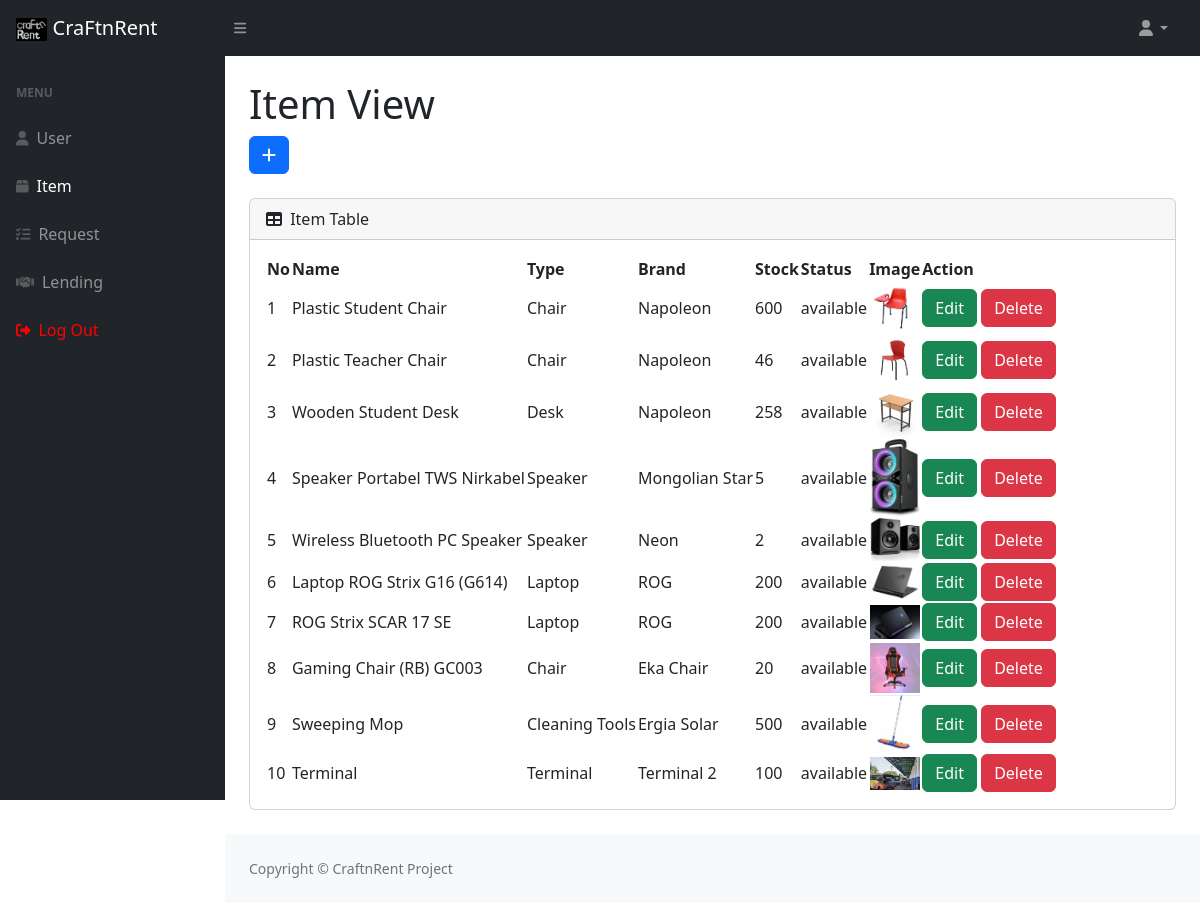
The page /barang.php (signed in) on the database its author committed.
### tables this page shows
CREATE TABLE `item` (
  `id` int(11) NOT NULL,
  `name` varchar(150) NOT NULL,
  `image` varchar(50) NOT NULL,
  `type` varchar(50) NOT NULL,
  `brand` varchar(50) NOT NULL,
  `stock` int(11) NOT NULL,
  `status` varchar(50) NOT NULL
);

### Web/barang.php (the view, shortened to what this page needs)
<?php
include 'layout/header.php';
include 'koneksi.php';
?>
<div id="layoutSidenav">
    <div id="layoutSidenav_nav">
        <nav class="sb-sidenav accordion sb-sidenav-dark" id="sidenavAccordion">
            <div class="sb-sidenav-menu">
                <div class="nav">
                    <div class="sb-sidenav-menu-heading">MENU</div>
                    <a class="nav-link" href="user.php">
                        <div class="sb-nav-link-icon"><i class="fas fa-user"></i></div>
                        User
                    </a>
                    <a class="nav-link nav-link-white" href="barang.php">
                        <div class="sb-nav-link-icon"><i class="fas fa-box"></i></div>
                        Item
                    </a>
                    <a class="nav-link" href="request.php">
                        <div class="sb-nav-link-icon"><i class="fas fa-tasks"></i></div>
                        Request
                    </a>
                    <a class="nav-link" href="lending.php">
                        <div class="sb-nav-link-icon"><i class="fas fa-handshake"></i></div>
                        Lending
                    </a>
                    <a class="nav-link nav-link-red" href="logout.php">
                        <div class="sb-nav-link-icon icon-out"><i class="fas fa-sign-out-alt"></i></div>
                        Log Out
                    </a>
                </div>
            </div>
        </nav>
    </div>
    <div id="layoutSidenav_content">
        <main>
            <div class="container-fluid px-4">
                <h1 class="mt-4">Item View</h1>
                <ol class="breadcrumb mb-4">
                    <li class="breadcrumb-item active">
                        <div class="card-header">
                            <button type="button" class="btn btn-primary" data-bs-toggle="modal" data-bs-target="#addModal">
                            <div class="sb-nav-link-icon icon-out"><i class="fas fa-add"></i></div>
                            </button>
                        </div>
                    </li>
                </ol>
                <div class="card mb-4">
                    <div class="card-header">
                        <i class="fas fa-table me-1"></i>
                        Item Table
                    </div>
                    <div class="card-body">
                        <table id="datatablesSimple">
                            <thead>
                                <tr>
                                    <th>No</th>
                                    <th>Name</th>
                                    <th>Type</th>
                                    <th>Brand</th>
                                    <th>Stock</th>
                                    <th>Status</th>
                                    <th>Image</th>
                                    <th>Action</th>
                                </tr>
                            </thead>
                            <tbody>
                                <?php
                                $query = "SELECT * FROM item ORDER BY id ASC";
                                $result = $koneksi->query($query);
                                $no = 1;
                                while ($row = $result->fetch_assoc()) {
                                ?>
                                    <tr>
                                        <td><?php echo $no; ?></td>
                                        <td><?php echo $row['name']; ?></td>
                                        <td><?php echo $row['type']; ?></td>
                                        <td><?php echo $row['brand']; ?></td>
                                        <td><?php echo $row['stock']; ?></td>
                                        <td><?php echo $row['status']; ?></td>
                                        <td>
                                            <img src="gambar/<?php echo $row['image']; ?>" alt="<?php echo $row['name']; ?>" class="product-image" width="50">
                                        </td>
                                        <td>
                                            <button type="button" class="btn btn-success" data-bs-toggle="modal" data-bs-target="#editModal<?php echo $row['id']; ?>">Edit</button>
                                            <a href="barang.php?delete=<?php echo $row['id']; ?>" onclick="return confirm('Are you sure?')" class="btn btn-danger">Delete</a>
                                        </td>
                                    </tr>
                                <?php
                                    $no++;
                                }
                                ?>
                            </tbody>
                        </table>
                    </div>
                </div>
            </div>
        </main>
        <?php
        include 'layout/footer.php';
        ?>

### Web/layout/header.php (shortened to what this page needs)
<!DOCTYPE html>
<html lang="en">
<head>
    <link href="https://cdn.jsdelivr.net/npm/simple-datatables@7.1.2/dist/style.min.css" rel="stylesheet" />
    <link rel="stylesheet" href="https://cdn.jsdelivr.net/npm/sweetalert2@11/dist/sweetalert2.min.css">
    <link href="css/styles.css" rel="stylesheet" />
</head>
<body class="sb-nav-fixed">
    <nav class="sb-topnav navbar navbar-expand navbar-dark bg-dark">
        <a class="navbar-brand ps-3" href="user.php"><img src="img/craft.jpg" width="15%" height="10%" alt="fnr"> CraFtnRent</a>
        <button class="btn btn-link btn-sm order-1 order-lg-0 me-4 me-lg-0" id="sidebarToggle" href="#!"><i class="fas fa-bars"></i></button>
        <ul class="navbar-nav ms-auto me-3 me-lg-4">
            <li class="nav-item dropdown">
                <a class="nav-link dropdown-toggle" id="navbarDropdown" href="#" role="button" data-bs-toggle="dropdown" aria-expanded="false"><i class="fas fa-user fa-fw"></i></a>
            </li>
        </ul>
    </nav>
</body>
</html>

### Web/layout/footer.php (shortened to what this page needs)
<footer class="py-4 bg-light mt-auto">
                    <div class="container-fluid px-4">
                        <div class="d-flex align-items-center justify-content-between small">
                            <div class="text-muted">Copyright &copy; CraftnRent Project</div>
                        </div>
                    </div>
                </footer>
            </div>
        </div>
    </body>
</html>

### Web/layout/header.php (style rules this page uses)
.product-image { max-width: 100px; height: auto; display: block; margin: auto; }

### Web/barang.php (style rules this page uses)
.nav-link-white { color: white !important; }
.nav-link-red { color: red !important; }
.nav-link-red .icon-out { color: red !important; }

### rows shown on the page
item: name "Plastic Student Chair", type "Chair", brand "Napoleon", stock "600", status "available", image (picture)
item: name "Plastic Teacher Chair", type "Chair", brand "Napoleon", stock "46", status "available", image (picture)
item: name "Wooden Student Desk", type "Desk", brand "Napoleon", stock "258", status "available", image (picture)
item: name "Speaker Portabel TWS Nirkabel", type "Speaker", brand "Mongolian Star", stock "5", status "available", image (picture)
item: name "Wireless Bluetooth PC Speaker", type "Speaker", brand "Neon", stock "2", status "available", image (picture)
item: name "Laptop ROG Strix G16 (G614)", type "Laptop", brand "ROG", stock "200", status "available", image (picture)
item: name "ROG Strix SCAR 17 SE", type "Laptop", brand "ROG", stock "200", status "available", image (picture)
item: name "Gaming Chair (RB) GC003", type "Chair", brand "Eka Chair", stock "20", status "available", image (picture)
item: name "Sweeping Mop", type "Cleaning Tools", brand "Ergia Solar", stock "500", status "available", image (picture)
item: name "Terminal", type "Terminal", brand "Terminal 2", stock "100", status "available", image (picture)
